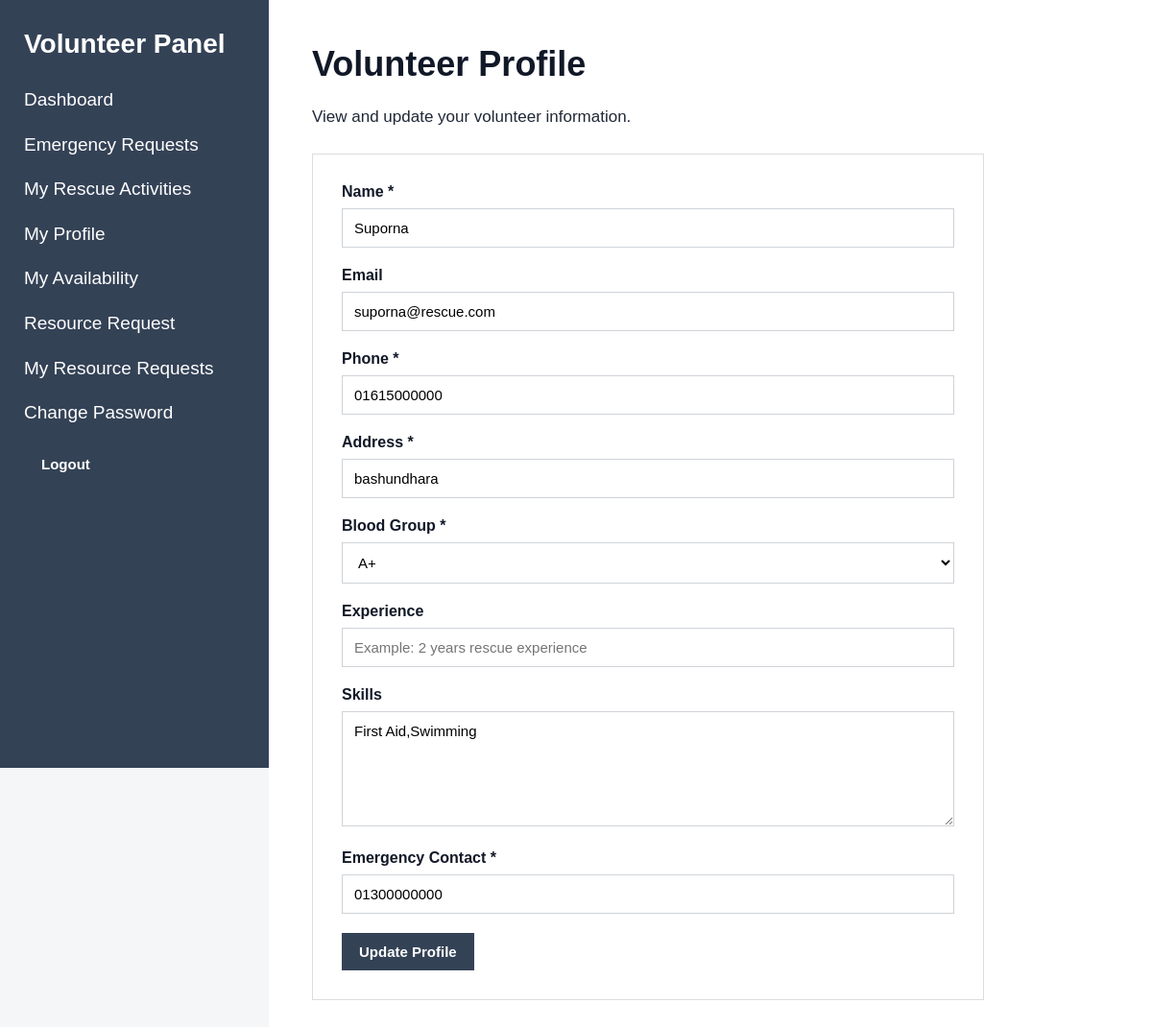
Screenshot of /index.php?page=volunteer-profile (signed in) with the database file from the repository.
### tables this page shows
CREATE TABLE `volunteer_profiles` (
  `id` int(11) NOT NULL,
  `user_id` int(11) NOT NULL,
  `address` varchar(255) DEFAULT NULL,
  `blood_group` varchar(10) DEFAULT NULL,
  `experience` varchar(255) DEFAULT NULL,
  `skills` text DEFAULT NULL,
  `emergency_contact` varchar(100) DEFAULT NULL,
  `availability_status` enum('available','unavailable','currently_rescuing') NOT NULL DEFAULT 'available',
  `created_at` timestamp NOT NULL DEFAULT current_timestamp(),
  `updated_at` timestamp NOT NULL DEFAULT current_timestamp() ON UPDATE current_timestamp()
);

CREATE TABLE `users` (
  `id` int(11) NOT NULL,
  `name` varchar(100) NOT NULL,
  `username` varchar(50) NOT NULL,
  `email` varchar(150) NOT NULL,
  `phone` varchar(20) DEFAULT NULL,
  `password` varchar(255) NOT NULL,
  `role` enum('admin','volunteer','witness','help_seeker') NOT NULL,
  `created_at` timestamp NOT NULL DEFAULT current_timestamp(),
  `updated_at` timestamp NOT NULL DEFAULT current_timestamp() ON UPDATE current_timestamp()
);

### models/VolunteerModel.php (called while the page is built, shortened)
<?php
function getVolunteerProfile($conn, $volunteer_id)
{
    $sql = "SELECT
                users.name,
                users.email,
                users.phone,
                volunteer_profiles.address,
                volunteer_profiles.blood_group,
                volunteer_profiles.experience,
                volunteer_profiles.skills,
                volunteer_profiles.emergency_contact,
                volunteer_profiles.availability_status
            FROM users
            LEFT JOIN volunteer_profiles
                ON users.id = volunteer_profiles.user_id
            WHERE users.id = ?
            AND users.role = 'volunteer'";
    $stmt = mysqli_prepare($conn, $sql);
    mysqli_stmt_bind_param(
        $stmt,
        "i",
        $volunteer_id
    );
    mysqli_stmt_execute($stmt);
    $result = mysqli_stmt_get_result($stmt);
    $profile = mysqli_fetch_assoc($result);
    return $profile;
}

### views/volunteer/profile.php (the view, shortened to what this page needs)
<?php
require_once "views/partials/header.php";
require_once "views/partials/sidebar.php";
require_once "models/VolunteerModel.php";
$volunteer_id = (int)$_SESSION['user']['id'];
$profile = getVolunteerProfile(
    $conn,
    $volunteer_id
);
?>
<div class="content">
    <h1>Volunteer Profile</h1>
    <p>
        View and update your volunteer information.
    </p>
    <form method="POST">
        <div>
            <label>Name *</label>
            <input
                type="text"
                name="name"
                value="<?php
                    echo htmlspecialchars(
                        $profile['name'] ?? ''
                    );
                ?>"
                required
            >
        </div>
        <div>
            <label>Email</label>
            <input
                type="email"
                value="<?php
                    echo htmlspecialchars(
                        $profile['email'] ?? ''
                    );
                ?>"
                readonly
            >
        </div>
        <div>
            <label>Phone *</label>
            <input
                type="text"
                name="phone"
                value="<?php
                    echo htmlspecialchars(
                        $profile['phone'] ?? ''
                    );
                ?>"
                required
            >
        </div>
        <div>
            <label>Address *</label>
            <input
                type="text"
                name="address"
                value="<?php
                    echo htmlspecialchars(
                        $profile['address'] ?? ''
                    );
                ?>"
                required
            >
        </div>
        <div>
            <label>Blood Group *</label>
            <select name="blood_group" required>
                <?php
                $bloodGroups = [
                    'A+',
                    'A-',
                    'B+',
                    'B-',
                    'AB+',
                    'AB-',
                    'O+',
                    'O-'
                ];
                foreach ($bloodGroups as $group):
                ?>
                    <option
                        value="<?php echo $group; ?>"
                        <?php
                        echo (
                            ($profile['blood_group'] ?? '')
                            === $group
                        ) ? 'selected' : '';
                        ?>
                    >
                        <?php echo $group; ?>
                    </option>
                <?php endforeach; ?>
            </select>
        </div>
        <div>
            <label>Experience</label>
            <input
                type="text"
                name="experience"
                placeholder="Example: 2 years rescue experience"
                value="<?php
                    echo htmlspecialchars(
                        $profile['experience'] ?? ''
                    );
                ?>"
            >
        </div>
        <div>
            <label>Skills</label>
            <textarea
                name="skills"
                placeholder="Example: First Aid, Swimming, Fire Rescue"
            ><?php
                echo htmlspecialchars(
                    $profile['skills'] ?? ''
                );
            ?></textarea>
        </div>
        <div>
            <label>Emergency Contact *</label>
            <input
                type="text"
                name="emergency_contact"
                value="<?php
                    echo htmlspecialchars(
                        $profile['emergency_contact'] ?? ''
                    );
                ?>"
                required
            >
        </div>
        <button type="submit">
            Update Profile
        </button>
    </form>
</div>
<?php require_once "views/partials/footer.php"; ?>

### assets/css/style.css (style rules this page uses)
* { box-sizing: border-box; }
body { margin: 0; font-family: Arial, Helvetica, sans-serif; background: #f5f6f8; color: #1f2937; }
.content { margin-left: 280px; padding: 45px; min-height: 100vh; background: white; }
.content h1 { margin-top: 0; margin-bottom: 20px; font-size: 36px; line-height: 1.2; color: #111827; }
.content>p { font-size: 17px; line-height: 1.6; margin-bottom: 22px; }
.content>form, .card form { max-width: 700px; }
.content>form { border: 1px solid #dddddd; padding: 30px; margin-top: 25px; background: white; }
.content>form div, .card form div { margin-bottom: 20px; }
label { display: block; margin-bottom: 8px; font-size: 16px; font-weight: bold; color: #111827; }
input, textarea, select { width: 100%; padding: 11px 12px; border: 1px solid #cfd3d8; background: white; font-family: Arial, Helvetica, sans-serif; font-size: 15px; outline: none; }
textarea { min-height: 120px; resize: vertical; }
button { background: #344256; color: white; border: none; padding: 11px 18px; font-family: Arial, Helvetica, sans-serif; font-size: 15px; font-weight: 600; cursor: pointer; }

### rows the page displays
volunteer_profiles: name "Suporna", user.email "suporna@rescue.com", phone "01615000000", address "bashundhara", blood_group "A+", skills "First Aid,Swimming", emergency_contact "01300000000"
